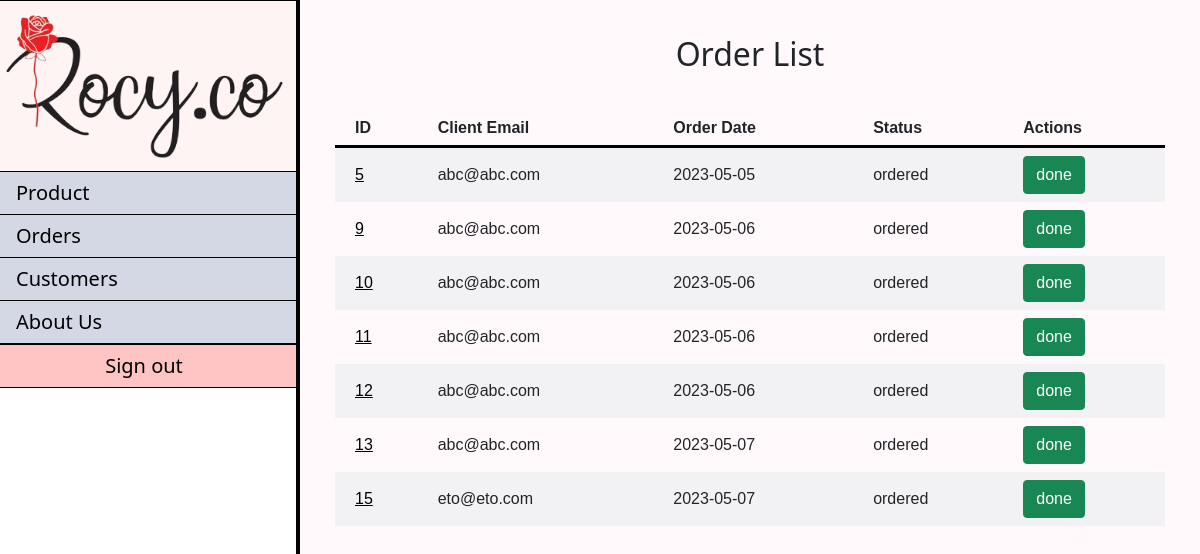
/AdminOrder/index (signed in), run on an earlier commit of the app's database.
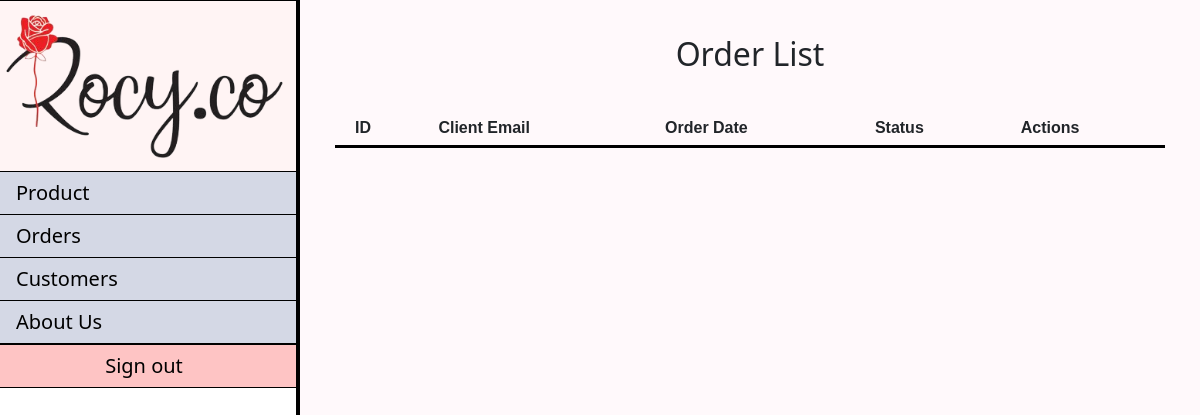
And on a later commit of the database.
### tables this page shows
CREATE TABLE `order` (
  `order_id` int(5) NOT NULL,
  `user_id` int(4) NOT NULL,
  `order_date` date NOT NULL DEFAULT current_timestamp(),
  `status` enum('cart','ordered','finished') DEFAULT NULL,
  `total_price` float NOT NULL,
  `isDelivery` tinyint(1) NOT NULL
);

CREATE TABLE `user` (
  `user_id` int(4) NOT NULL,
  `email` varchar(50) NOT NULL,
  `password` varchar(72) NOT NULL,
  `roleType` varchar(10) NOT NULL
);

### app/core/Controller.php (called while the page is built, shortened)
<?php
class Controller{
	function view($name, $data = []){
		include('app/views/' . $name . '.php');
	}
}

### app/controllers/AdminOrder.php (called while the page is built, shortened)
<?php
class AdminOrder extends \app\core\Controller{
	#[\app\filters\Login]
	#[\app\filters\Admin]
	public function index(){
		$order = new \app\models\Order();
		$orders = $order->getAllAdminOrders();
		$this->view('AdminOrder/index', $orders);
	}
}

### app/core/App.php (called while the page is built, shortened)
<?php
class App{
	function __construct(){
		$request = $this->parseUrl($_GET['url'] ?? '');
		$method = 'index';
		if(file_exists('app/controllers/' . $request[0] . '.php'))
		{
			unset($request[0]);
		}
		$controller = new $controller;
		if(isset($request[1]) && method_exists($controller, $request[1])){
			$method = $request[1];
			unset($request[1]);
		}
		$params = array_values($request);
		call_user_func_array([$controller, $method], $params);
	}
	function parseUrl($url){
		return explode('/', trim($url, '/'));
	}
}

### index.php (called while the page is built, shortened)
<?php
new app\core\App;

### app/models/Order.php (called while the page is built, shortened)
<?php
class Order extends \app\core\Model{
	public function getAllAdminOrders(){
		$SQL = "SELECT * FROM `order` o JOIN user u
				ON o.user_id = u.user_id
				JOIN profile p
				ON u.user_id = p.user_id
				WHERE o.status IN('ordered','finished')";
		$STH = self::$connection->prepare($SQL);
		$STH->execute();
		$STH->setFetchMode(\PDO::FETCH_OBJ);
		return $STH->fetchAll();
	}
}

### app/core/Model.php (called while the page is built, shortened)
<?php
class Model{
	public static ?PDO $connection = null;
	public function __construct(){
		if(self::$connection == null){
			$env = \Dotenv\Dotenv::createImmutable(getcwd());
			$host = $_ENV['db_host'];
			$dbname = $_ENV['db_name'];
			$user = $_ENV['db_user'];
			$pass = $_ENV['db_pass'];
			$charset = $_ENV['db_charset'];
			try {
				$options = [
					PDO::ATTR_ERRMODE => PDO::ERRMODE_EXCEPTION,
					PDO::ATTR_DEFAULT_FETCH_MODE => PDO::FETCH_CLASS,
					PDO::ATTR_EMULATE_PREPARES => false
				];
				self::$connection = new PDO("mysql:host=$host;dbname=$dbname;charset=$charset", $user, $pass, $options);
				self::$connection->query("SET NAMES $charset");
			}
			catch(PDOException $e) {
				echo $e->getMessage();
			}
		}
	}
}

### app/views/AdminOrder/index.php (the view, shortened to what this page needs)
<link rel="stylesheet" type="text/css" href="/resources/styles/adminOrderList.css">
	<div class="main">
		<h2 class="title"><?= _('Order List') ?></h2>
		<table>
			<tr>
				<th class="attributes"><?= _('ID') ?></th>
				<th class="attributes"><?= _('Client Email')?></th>
				<th class="attributes"><?= _('Order Date')?></th>
				<th class="attributes"><?= _('Status')?></th>
				<th class="attributes"><?= _('Actions')?></th>
			</tr>
			<?php foreach ($data as $order) { ?>
			<tr>
				<td><a class="orderID" href='/AdminOrder/orderDetails/<?=$order->order_id?>'><?= htmlentities($order->order_id) ?></a></td>
				<td><?= htmlentities($order->email) ?></td>
				<td><?= htmlentities($order->order_date) ?></td>
				<td><?= htmlentities($order->status) ?></td>
				<td>
					<?php if ($order->status=='ordered') { ?>
						<button class="btn btn-success">
							<a class="orderStatus" href='/AdminOrder/edit/<?=$order->order_id?>'>
								<?= $order->status=='ordered' ? _('done') : _('undone') ?>
							</a>
						</button>
					<?php
					}
					?>
				</td>
			</tr>
			<?php
			}
			?>
		</table>
	</div>
</div>
</body>

What changed in the data, as far as the page shows it:
removed order: order_id "5", user.email "abc@abc.com", order_date "2023-05-05", status "ordered"
removed order: order_id "9", user.email "abc@abc.com", order_date "2023-05-06", status "ordered"
removed order: order_id "10", user.email "abc@abc.com", order_date "2023-05-06", status "ordered"
removed order: order_id "11", user.email "abc@abc.com", order_date "2023-05-06", status "ordered"
removed order: order_id "12", user.email "abc@abc.com", order_date "2023-05-06", status "ordered"
removed order: order_id "13", user.email "abc@abc.com", order_date "2023-05-07", status "ordered"
removed order: order_id "15", user.email "eto@eto.com", order_date "2023-05-07", status "ordered"
